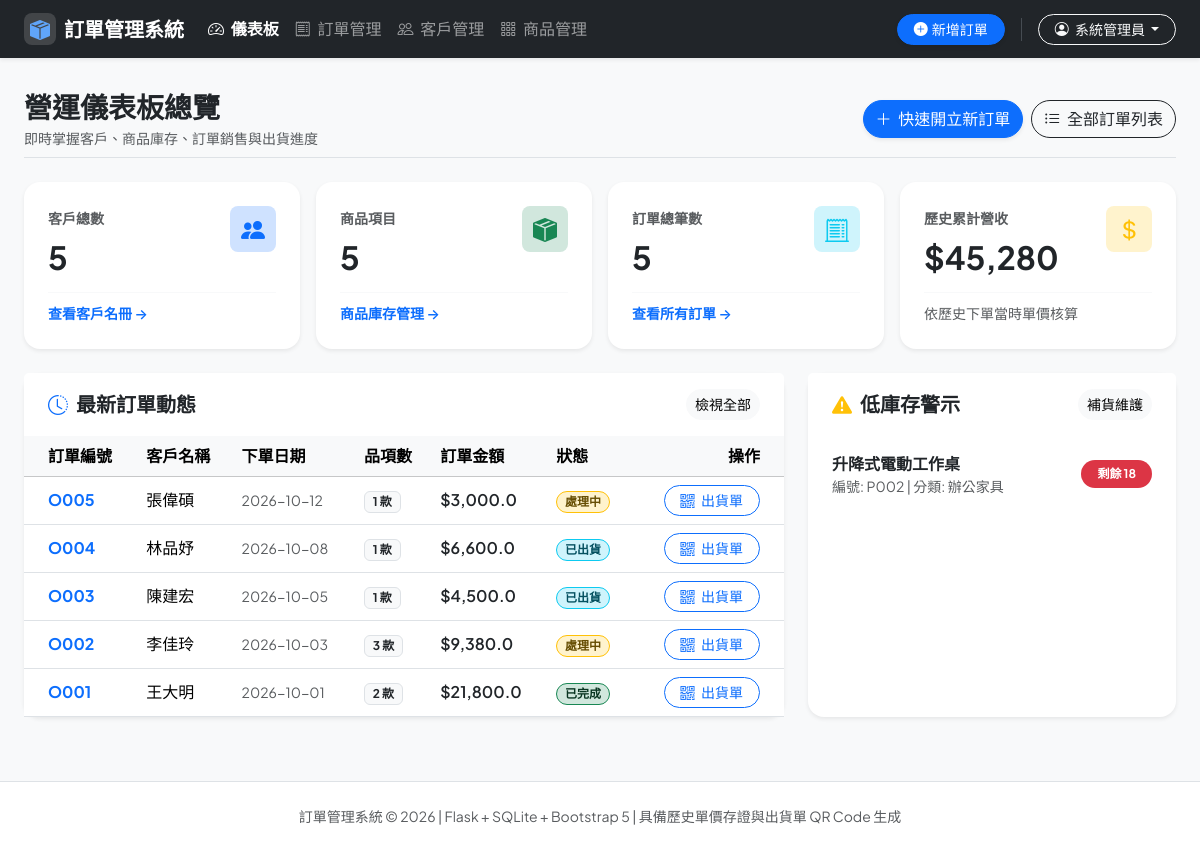
The app's page / (signed in) with its own data.
### tables this page shows
CREATE TABLE orders (
        order_id TEXT PRIMARY KEY,
        customer_id TEXT NOT NULL,
        order_date TEXT NOT NULL,
        status TEXT NOT NULL CHECK (status IN ('處理中', '已出貨', '已完成', '已取消')),
        sales_rep TEXT NOT NULL,
        FOREIGN KEY (customer_id) REFERENCES customer(customer_id)
            ON UPDATE CASCADE
            ON DELETE RESTRICT
    );

CREATE TABLE product (
        product_id TEXT PRIMARY KEY,
        name TEXT NOT NULL,
        price REAL NOT NULL CHECK (price >= 0),
        stock INTEGER NOT NULL CHECK (stock >= 0),
        category TEXT NOT NULL
    );

### app.py (the view)
@app.route('/')
@login_required
def index():
    conn = get_db()
    cursor = conn.cursor()
    cursor.execute("SELECT COUNT(*) FROM customer")
    total_customers = cursor.fetchone()[0]
    cursor.execute("SELECT COUNT(*) FROM product")
    total_products = cursor.fetchone()[0]
    cursor.execute("SELECT COUNT(*) FROM orders")
    total_orders = cursor.fetchone()[0]
    cursor.execute("SELECT SUM(quantity * unit_price) FROM order_item")
    total_revenue = cursor.fetchone()[0] or 0.0
    cursor.execute("SELECT * FROM product WHERE stock < 25 ORDER BY stock ASC")
    low_stock_products = cursor.fetchall()
    cursor.execute("""
        SELECT o.order_id, o.order_date, o.status, o.sales_rep, c.name AS customer_name,
               COUNT(oi.product_id) AS item_count,
               COALESCE(SUM(oi.quantity * oi.unit_price), 0) AS total_amount
        FROM orders o
        JOIN customer c ON o.customer_id = c.customer_id
        LEFT JOIN order_item oi ON o.order_id = oi.order_id
        GROUP BY o.order_id
        ORDER BY o.order_date DESC, o.order_id DESC
        LIMIT 5
    """)
    recent_orders = cursor.fetchall()
    conn.close()
    return render_template(
        'index.html',
        total_customers=total_customers,
        total_products=total_products,
        total_orders=total_orders,
        total_revenue=total_revenue,
        low_stock_products=low_stock_products,
        recent_orders=recent_orders
    )

### app.py (called while the page is built)
def login_required(f):
    @wraps(f)
    def decorated_function(*args, **kwargs):
        if 'username' not in session:
            flash("請先登入系統以存取管理功能", "warning")
            return redirect(url_for('login', next=request.url))
        return f(*args, **kwargs)
    return decorated_function

### database.py (called while the page is built)
def get_db():
    conn = sqlite3.connect(DB_FILE)
    conn.row_factory = sqlite3.Row
    conn.execute("PRAGMA foreign_keys = ON;")
    return conn

### templates/index.html (shortened to what this page needs)
{% extends "base.html" %}
{% block content %}
<div class="d-flex flex-wrap justify-content-between align-items-center mb-4 pb-2 border-bottom">
    <div>
        <h3 class="fw-bold text-dark mb-1">營運儀表板總覽</h3>
        <p class="text-muted small mb-0">即時掌握客戶、商品庫存、訂單銷售與出貨進度</p>
    </div>
    <div class="mt-2 mt-md-0 d-flex gap-2">
        <a href="{{ url_for('order_new') }}" class="btn btn-primary rounded-pill shadow-sm">
            <i class="bi bi-plus-lg me-1"></i> 快速開立新訂單
        </a>
        <a href="{{ url_for('orders_list') }}" class="btn btn-outline-dark rounded-pill">
            <i class="bi bi-list-ul me-1"></i> 全部訂單列表
        </a>
    </div>
</div>
<div class="row g-3 mb-4">
    <div class="col-6 col-lg-3">
        <div class="card border-0 shadow-sm rounded-4 stat-card stat-primary h-100">
            <div class="card-body p-3 p-md-4">
                <div class="d-flex justify-content-between align-items-start">
                    <div>
                        <span class="text-muted small fw-semibold">客戶總數</span>
                        <h2 class="fw-bold mt-2 mb-0 text-dark">{{ total_customers }}</h2>
                    </div>
                    <div class="stat-icon bg-primary-subtle text-primary rounded-3 p-2">
                        <i class="bi bi-people-fill fs-4"></i>
                    </div>
                </div>
                <div class="mt-3 pt-2 border-top border-light">
                    <a href="{{ url_for('customers_list') }}" class="small text-decoration-none fw-semibold">查看客戶名冊 &rarr;</a>
                </div>
            </div>
        </div>
    </div>
    <div class="col-6 col-lg-3">
        <div class="card border-0 shadow-sm rounded-4 stat-card stat-success h-100">
            <div class="card-body p-3 p-md-4">
                <div class="d-flex justify-content-between align-items-start">
                    <div>
                        <span class="text-muted small fw-semibold">商品項目</span>
                        <h2 class="fw-bold mt-2 mb-0 text-dark">{{ total_products }}</h2>
                    </div>
                    <div class="stat-icon bg-success-subtle text-success rounded-3 p-2">
                        <i class="bi bi-box-seam-fill fs-4"></i>
                    </div>
                </div>
                <div class="mt-3 pt-2 border-top border-light">
                    <a href="{{ url_for('products_list') }}" class="small text-decoration-none fw-semibold">商品庫存管理 &rarr;</a>
                </div>
            </div>
        </div>
    </div>
    <div class="col-6 col-lg-3">
        <div class="card border-0 shadow-sm rounded-4 stat-card stat-info h-100">
            <div class="card-body p-3 p-md-4">
                <div class="d-flex justify-content-between align-items-start">
                    <div>
                        <span class="text-muted small fw-semibold">訂單總筆數</span>
                        <h2 class="fw-bold mt-2 mb-0 text-dark">{{ total_orders }}</h2>
                    </div>
                    <div class="stat-icon bg-info-subtle text-info rounded-3 p-2">
                        <i class="bi bi-receipt-cutoff fs-4"></i>
                    </div>
                </div>
                <div class="mt-3 pt-2 border-top border-light">
                    <a href="{{ url_for('orders_list') }}" class="small text-decoration-none fw-semibold">查看所有訂單 &rarr;</a>
                </div>
            </div>
        </div>
    </div>
    <div class="col-6 col-lg-3">
        <div class="card border-0 shadow-sm rounded-4 stat-card stat-warning h-100">
            <div class="card-body p-3 p-md-4">
                <div class="d-flex justify-content-between align-items-start">
                    <div>
                        <span class="text-muted small fw-semibold">歷史累計營收</span>
                        <h2 class="fw-bold mt-2 mb-0 text-dark">${{ "{:,.0f}".format(total_revenue) }}</h2>
                    </div>
                    <div class="stat-icon bg-warning-subtle text-warning rounded-3 p-2">
                        <i class="bi bi-currency-dollar fs-4"></i>
                    </div>
                </div>
                <div class="mt-3 pt-2 border-top border-light">
                    <span class="small text-muted">依歷史下單當時單價核算</span>
                </div>
            </div>
        </div>
    </div>
</div>
<div class="row g-4">
    <div class="col-lg-8">
        <div class="card border-0 shadow-sm rounded-4 h-100">
            <div class="card-header bg-white py-3 px-4 border-0 d-flex justify-content-between align-items-center">
                <h5 class="fw-bold mb-0 text-dark"><i class="bi bi-clock-history me-2 text-primary"></i>最新訂單動態</h5>
                <a href="{{ url_for('orders_list') }}" class="btn btn-sm btn-light rounded-pill">檢視全部</a>
            </div>
            <div class="card-body p-0">
                <div class="table-responsive">
                    <table class="table table-hover align-middle mb-0">
                        <thead class="table-light">
                            <tr>
                                <th class="ps-4">訂單編號</th>
                                <th>客戶名稱</th>
                                <th>下單日期</th>
                                <th>品項數</th>
                                <th>訂單金額</th>
                                <th>狀態</th>
                                <th class="text-end pe-4">操作</th>
                            </tr>
                        </thead>
                        <tbody>
                            {% for ord in recent_orders %}
                            <tr>
                                <td class="ps-4">
                                    <a href="{{ url_for('order_detail', order_id=ord.order_id) }}" class="fw-bold text-decoration-none text-primary">
                                        {{ ord.order_id }}
                                    </a>
                                </td>
                                <td>{{ ord.customer_name }}</td>
                                <td class="text-muted small">{{ ord.order_date }}</td>
                                <td><span class="badge bg-light text-dark border">{{ ord.item_count }} 款</span></td>
                                <td class="fw-semibold text-dark">${{ "{:,.1f}".format(ord.total_amount) }}</td>
                                <td>
                                    {% if ord.status == '處理中' %}
                                        <span class="badge rounded-pill bg-warning-subtle text-warning-emphasis border border-warning">處理中</span>
                                    {% elif ord.status == '已出貨' %}
                                        <span class="badge rounded-pill bg-info-subtle text-info-emphasis border border-info">已出貨</span>
                                    {% elif ord.status == '已完成' %}
                                        <span class="badge rounded-pill bg-success-subtle text-success-emphasis border border-success">已完成</span>
                                    {% else %}
                                        <span class="badge rounded-pill bg-secondary-subtle text-secondary-emphasis border border-secondary">已取消</span>
                                    {% endif %}
                                </td>
                                <td class="text-end pe-4">
                                    <a href="{{ url_for('order_detail', order_id=ord.order_id) }}" class="btn btn-sm btn-outline-primary rounded-pill px-3">
                                        <i class="bi bi-qr-code me-1"></i> 出貨單
                                    </a>
                                </td>
                            </tr>
                            {% else %}
                            <tr>
                                <td colspan="7" class="text-center py-4 text-muted">目前暫無訂單紀錄</td>
                            </tr>
                            {% endfor %}
                        </tbody>
                    </table>
                </div>
            </div>
        </div>
    </div>
    <div class="col-lg-4">
        <div class="card border-0 shadow-sm rounded-4 h-100">
            <div class="card-header bg-white py-3 px-4 border-0 d-flex justify-content-between align-items-center">
                <h5 class="fw-bold mb-0 text-dark"><i class="bi bi-exclamation-triangle-fill me-2 text-warning"></i>低庫存警示</h5>
                <a href="{{ url_for('products_list') }}" class="btn btn-sm btn-light rounded-pill">補貨維護</a>
            </div>
            <div class="card-body p-0">
                <ul class="list-group list-group-flush">
                    {% for prod in low_stock_products %}
                    <li class="list-group-item px-4 py-3 d-flex justify-content-between align-items-center">
                        <div>
                            <span class="fw-semibold text-dark">{{ prod.name }}</span>
                            <div class="text-muted small">編號: {{ prod.product_id }} | 分類: {{ prod.category }}</div>
                        </div>
                        <span class="badge bg-danger rounded-pill px-3 py-2">剩餘 {{ prod.stock }}</span>
                    </li>
                    {% else %}
                    <li class="list-group-item px-4 py-4 text-center text-muted">
                        <i class="bi bi-check-circle-fill text-success fs-3 d-block mb-1"></i>
                        所有商品庫存充沛無缺貨風險
                    </li>
                    {% endfor %}
                </ul>
            </div>
        </div>
    </div>
</div>
{% endblock %}

### static/css/custom.css (style rules this page uses)
:root { --bs-font-sans-serif: 'Noto Sans TC', 'Plus Jakarta Sans', system-ui, -apple-system, sans-serif; --primary-gradient: linear-gradient(135deg, #2563eb 0%, #1d4ed8 100%); --card-border-radius: 1rem; }
body { font-family: var(--bs-font-sans-serif); color: #1e293b; background-color: #f8fafc; min-height: 100vh; }
.stat-card { transition: transform 0.2s ease, box-shadow 0.2s ease; }
.stat-icon { width: 46px; height: 46px; display: flex; align-items: center; justify-content: center; }

### records on screen
orders: order_id "O005", customer_name "張偉碩", order_date "2026-10-12", item_count "1", total_amount "3,000.0", status "處理中"
orders: order_id "O004", customer_name "林品妤", order_date "2026-10-08", item_count "1", total_amount "6,600.0", status "已出貨"
orders: order_id "O003", customer_name "陳建宏", order_date "2026-10-05", item_count "1", total_amount "4,500.0", status "已出貨"
orders: order_id "O002", customer_name "李佳玲", order_date "2026-10-03", item_count "3", total_amount "9,380.0", status "處理中"
orders: order_id "O001", customer_name "王大明", order_date "2026-10-01", item_count "2", total_amount "21,800.0", status "已完成"
product: name "升降式電動工作桌", product_id "P002", category "辦公家具", stock "18"

### other values on screen
{{ session.get('display_name', '管理員') }} "系統管理員"
{{ total_customers }} "5"
{{ total_products }} "5"
{{ total_orders }} "5"
{{ "{:,.0f}".format(total_revenue) }} "45,280"
